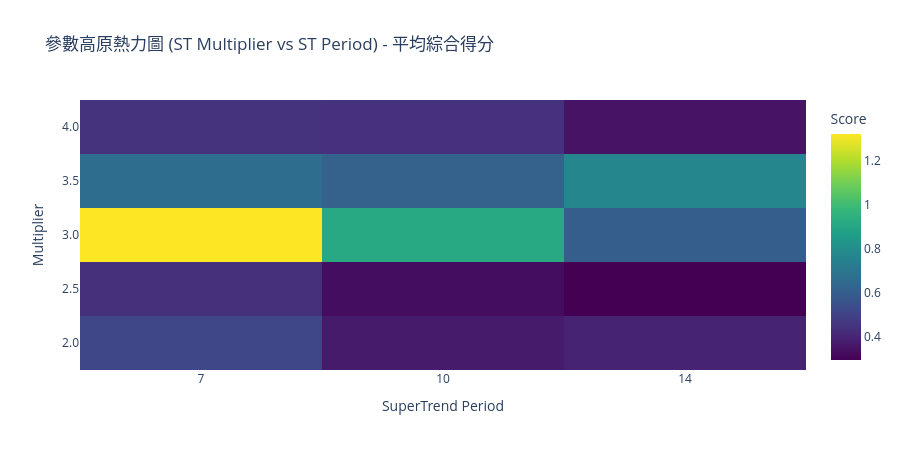

Here is the notebook cell this chart was saved with:
### Code cell
# Cell 8: Walk-Forward 優化與穩健參數高原熱力圖
print("正在執行網格優化掃描，這將耗時約 2-3 秒...")
optimizer = ParameterOptimizer(df_raw)

# 優化搜尋範圍：SuperTrend 長度 7 到 15，倍數 2.0 到 4.0
st_periods = [7, 10, 14]
st_multipliers = [2.0, 2.5, 3.0, 3.5, 4.0]
ma_periods = [100, 150, 200]

# 樣本切割比率為 70% (30% 為樣本外 OOS 測試)
train_res, test_res = optimizer.optimize(
    st_periods=st_periods,
    st_multipliers=st_multipliers,
    ma_periods=ma_periods,
    target_metric="Custom Score",
    train_ratio=0.70
)

print("\n=== 樣本內 (Train) 前五名最穩健參數排名前五名 ===")
display(train_res.head(5))

# 繪製參數熱力圖資料以評估 Plateau 高原區
heatmap_df = train_res.pivot_table(index='ST_Multiplier', columns='ST_Period', values='Custom Score', aggfunc='mean')

fig_hm = go.Figure(data=go.Heatmap(
    z=heatmap_df.values,
    x=heatmap_df.columns.astype(str),
    y=heatmap_df.index.astype(str),
    colorscale='Viridis',
    colorbar=dict(title='Score')
))
fig_hm.update_layout(title='參數高原熱力圖 (ST Multiplier vs ST Period) - 平均綜合得分', xaxis_title='SuperTrend Period', yaxis_title='Multiplier', height=450)
fig_hm.show()

### Figure 1 — Plotly figure (JSON) as saved in the notebook; plotly's stock layout.template omitted (floating-point values rounded to 4 significant figures)
{"data": [{"colorbar": {"title": {"text": "Score"}}, "colorscale": [[0, "#440154"], [0.1111, "#482878"], [0.2222, "#3e4989"], [0.3333, "#31688e"], [0.4444, "#26828e"], [0.5556, "#1f9e89"], [0.6667, "#35b779"], [0.7778, "#6ece58"], [0.8889, "#b5de2b"], [1, "#fde725"]], "type": "heatmap", "x": ["7", "10", "14"], "y": ["2.0", "2.5", "3.0", "3.5", "4.0"], "z": [[0.5178, 0.3731, 0.396], [0.4365, 0.3315, 0.2963], [1.324, 0.912, 0.6021], [0.6587, 0.6156, 0.7715], [0.4499, 0.4419, 0.3501]]}], "layout": {"height": 450, "title": {"text": "參數高原熱力圖 (ST Multiplier vs ST Period) - 平均綜合得分"}, "xaxis": {"title": {"text": "SuperTrend Period"}}, "yaxis": {"title": {"text": "Multiplier"}}}}
